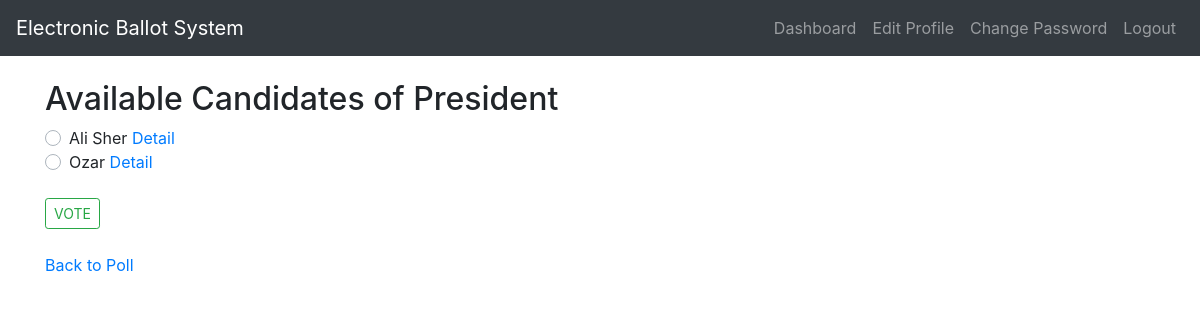
Screenshot of /candidate/1/ (signed in) with the database file from the repository.
### epoll/models.py (models this page shows, shortened)
class Position(models.Model):
	title = models.CharField(max_length=50, unique=True)
	def __str__(self):
		return f"{self.title}"

class Candidate(models.Model):
	name = models.CharField(max_length=50)
	no_votes=models.IntegerField(default=0, editable=False)
	position = models.ForeignKey(Position, on_delete=models.CASCADE)
	image = models.ImageField(verbose_name="Candidate Picture", upload_to='media/images/')

### epoll/views.py (the view)
# urls.py: path('candidate/<int:pos>/', views.candidate_view, name="candidate"),
@login_required
def candidate_view(request, pos):
	obj=get_object_or_404(Position, pk=pos)
	if request.method == 'POST':
		temp = VoteStatus.objects.get_or_create(user=request.user, position=obj)[0]
		if temp.status == False:
			temp2=Candidate.objects.get(pk=request.POST.get(obj.title))
			temp2.no_votes+=1
			temp2.save()
			temp.status=True
			temp.save()
			return HttpResponseRedirect("/position/")
		else:
			messages.success(request, "You have already voted for this position!")
			return render(request, 'epoll/candidate.html', {'obj': obj})
	else:
		return render(request, 'epoll/candidate.html', {'obj': obj})

### epoll/templates/epoll/candidate.html (shortened to what this page needs)
{% extends "epoll/layout.html" %}
{% block content %}
  <h2>Available Candidates of {{ obj.title }}</h2>
  <form action="" method="POST">
    {% for c in obj.candidate_set.all %}
     <div class="custom-control custom-radio">
      <label class="custom-control-label" for="id_{{c.id}}">{{c.name}} <a href="{% url 'detail' c.id %}">Detail</a></label>
    </div>
    {% empty %}
      <p>No Candidates Available</p>
    {% endfor %}
    <br><input type="submit" class="btn btn-outline-success btn-sm" value="VOTE">
  </form>
  <br><p><a href="{% url 'position' %}">Back to Poll</a></p>
{% endblock %}

### rows the page displays
Position: title "President"
Candidate: name "Ali Sher"
Candidate: name "Ozar"
